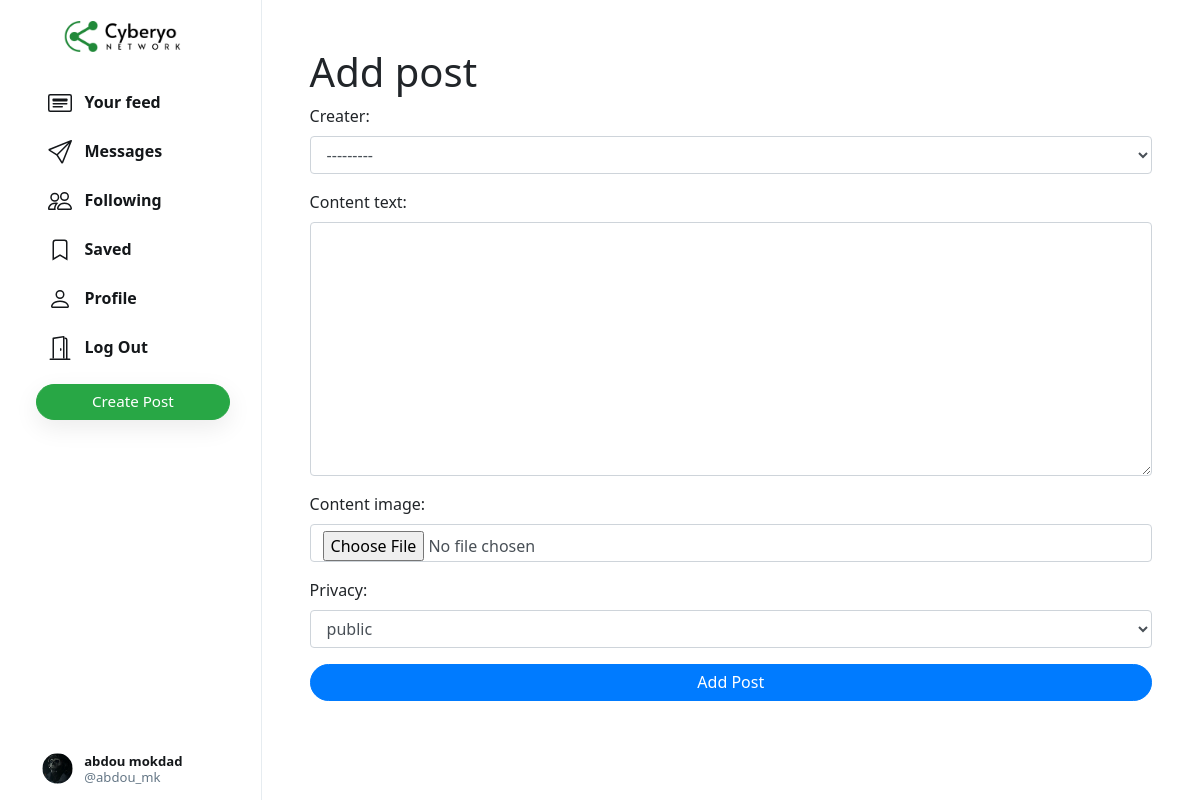
Screenshot of /n/add/post/ (signed in) with the database file from the repository.
### network/models.py (models this page shows, shortened)
class User(AbstractUser):
    profile_pic = models.ImageField(upload_to='profile_pic/')
    bio = models.TextField(max_length=160, blank=True, null=True)
    cover = models.ImageField(upload_to='covers/', blank=True)
    def __str__(self):
        return self.username

### network/views.py (the view)
# urls.py: path('n/add/post/', views.add_post, name='add_post'),
def add_post(request):
    if request.method == 'POST':
        form = PostForm(request.POST, request.FILES)
        if form.is_valid():
            post = form.save(commit=False)
            post.creater = form.cleaned_data['creater']
            post.save()
            return redirect('admin_post')
    else:
        form = PostForm()
    return render(request, 'network/admin_panel/add_post.html', {'form': form})

### network/forms.py
class PostForm(forms.ModelForm):
    class Meta:
        model = Post
        fields = ['creater','content_text', 'content_image', 'privacy']
        widgets = {
            'content_image': forms.FileInput(attrs={'id': 'formFile', 'class': 'form_control'}),
        }

### network/templates/network/admin_panel/add_post.html (shortened to what this page needs)
{% extends "network/layout.html" %}
{% load static %}
{% block body %}
{% load widget_tweaks %}
<div class="main-div" style="width: 78.2%;">
  <form method="post" class="d-flex flex-column justify-content-center p-5" action="{% url 'add_post' %}" enctype="multipart/form-data">
    <h1>Add post</h1>
    {% for field in form.visible_fields %}
                <div class="form-group">
                {{ field.label_tag }}
                {% render_field field class="form-control" %}
                </div>
            {% endfor %}
    <button type="submit" class="btn btn-primary">Add Post</button>
  </form>
</div>
{% endblock %}

### network/templates/network/layout.html (shortened to what this page needs)
{% load static %}
<!DOCTYPE html>
<html lang="en">
    <head>
        <link rel="stylesheet" href="https://stackpath.bootstrapcdn.com/bootstrap/4.4.1/css/bootstrap.min.css">
        <link href="{% static 'network/styles.css' %}" rel="stylesheet">
        <link rel="stylesheet" href="https://use.fontawesome.com/releases/v5.15.1/css/all.css">
    </head>
    <body>
        <div class="body" data-page="{{page}}">
            <div class="sidenav">
                <a href="{% url 'index' %}" class="navbar-brand">
                    <img src="{% static 'network/Images/logo.png' %}" height="31px">
                </a>
                <div style="height: 100%;">
                    <div>
                        <div>
                            <ul>
                                <li class="nav-item" id="all_posts">
                                <a href="{% url 'index' %}" class="nav-link">
                                    <div>
                                        &nbsp;&nbsp;Your feed
                                    </div>
                                </a>
                                </li>
                                {% if user.is_authenticated %}
                                    <li class="nav-item" id="messaging">
                                        <a href="{% url 'chatting' %}" class="nav-link">
                                            <div>
                                                &nbsp;&nbsp;Messages
                                            </div>
                                        </a>
                                    </li>
                                    <li class="nav-item" id="following">
                                        <a href="{% url 'following' %}" class="nav-link">
                                            <div>
                                                &nbsp;&nbsp;Following
                                            </div>
                                        </a>
                                    </li>
                                    <li class="nav-item" id="saved">
                                        <a href="{% url 'saved' %}" class="nav-link">
                                            <div>
                                                <svg width="1.5em" height="1.5em" viewBox="0 0 16 16" class="bi bi-bookmark" fill="currentColor" xmlns="http://www.w3.org/2000/svg">
                                                    <path fill-rule="evenodd" d="M8 12l5 3V3a2 2 0 0 0-2-2H5a2 2 0 0 0-2 2v12l5-3zm-4 1.234l4-2.4 4 2.4V3a1 1 0 0 0-1-1H5a1 1 0 0 0-1 1v10.234z"/>
                                                  </svg>
                                                &nbsp;&nbsp;Saved
                                            </div>
                                        </a>
                                    </li>
                                    <li class="nav-item" id="profile">
                                        <a href="{% url 'profile' user.username %}" class="nav-link">
                                            <div>
                                                &nbsp;&nbsp;Profile
                                            </div>
                                        </a>
                                    </li>
                                    <li class="nav-item" id="logout">
                                        <a href="{% url 'logout' %}" class="nav-link">
                                            <div>
                                                &nbsp;&nbsp;Log Out
                                            </div>
                                        </a>
                                    </li>
                                {% endif %}
                            </ul>
                        </div>
                        {% if user.is_authenticated %}
                            <button id="popup-btn" class="btn btn-success new-post-btn" onclick="createpost()">Create Post</button>
                        {% endif %}
                    </div>
                    <div style="position: absolute; bottom: 10px;">
                        {% if user.is_authenticated %}
                            <li class="nav-item sidenav-user">
                                <a href="{% url 'profile' user.username %}" class="nav-link">
                                    <div class="user_account">
                                        <div class="small-profilepic" style="float: left; background-image: url(/media/{{user.profile_pic}})"></div>
                                        <div style="height: 2.7vw; margin: auto;">
                                            <div style="margin-top: 4px;"><strong>{{user.first_name}} {{user.last_name}}</strong></div>
                                            <div class="grey" style="margin-top: 4px;">@{{ user.username }}</div>
                                        </div>
                                    </div>
                                </a>
                            </li>
                        {% endif %}
                    </div>
                </div>
            </div>
            {%block chat%}
            {% block body %}
            {% endblock %}
            </div>
            {% endblock %}
</body>
</html>

### network/static/network/styles.css (style rules this page uses)
.body { display: flex; min-height: 100%; font-family: system-ui, sans-serif; }
.btn { border-radius: 20px; padding: 0.32rem 1rem 0.375rem 1rem; }
.btn, .btn:focus, .btn:active { box-shadow: none !important; -webkit-box-shadow: none !important; }
.grey { color: #657786; }
svg { vertical-align: text-top; }
.sidenav { height: 100%; width: 21.8%; position: fixed; top: 0; left: 0; padding: 15px; list-style: none; border-right: .5px solid #e6ecf0; z-index: 100; padding-left: 3%; background-color: white; }
.sidenav ul { list-style: none; padding-left: 0px; margin-top: 3vh; }
.sidenav li { margin-top: 7px; }
.sidenav .nav-link { color: #14171a; line-height: .7em; font-weight: 700; padding: 0px; }
.sidenav .nav-link > div { padding: 10px 20px 8px 12px; border-radius: 25px; line-height: 0.9em; width: max-content; }
.new-post-btn { padding-left: 55px !important; padding-right: 55px !important; font-size: .95em; font-weight: 530; box-shadow: rgba(0, 0, 0, 0.08) 0px 8px 24px !important; }
.user_account { display: flex; font-size: .82rem; font-weight: normal; padding-top: 3px !important; padding-bottom: 3px !important; padding-left: 3px !important; }
.user_account .small-profilepic { transform: scale(.82); margin-left: auto; margin-top: auto; }
.main-div { position: relative; width: 47.25%; min-height: 100vh; left: 21.8%; }
.small-profilepic { width: 3.1vw; height: 3.1vw; border-radius: 9999px; overflow: hidden; margin-right: 8px; background-size: cover; background-repeat: no-repeat; background-position: center; box-sizing: content-box; }

### rows the page displays
User: profile_pic (picture), first_name "abdou", last_name "mokdad", username "abdou_mk"

### other values shown
{{ field.label_tag }} "Creater:" "Content text:" "Content image:" "Privacy:"
